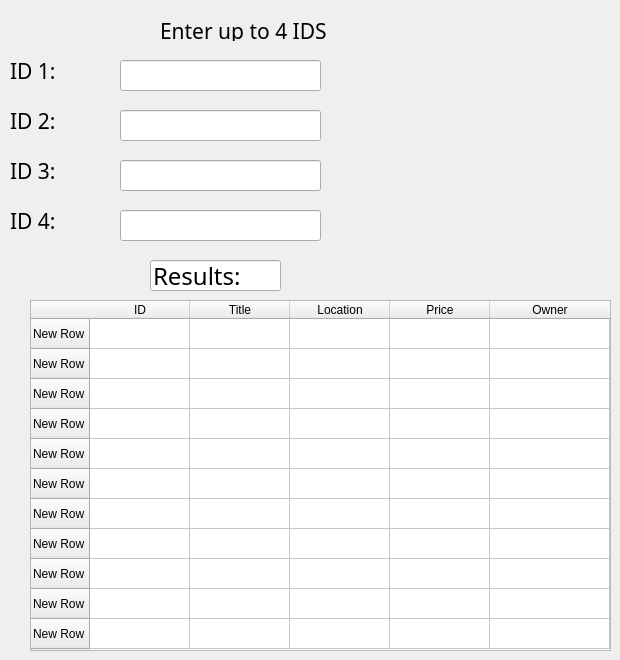
   <widget class="QWidget" name="comparePropFun">
    <widget class="QLabel" name="label_14">
     <property name="geometry">
      <rect>
       <x>10</x>
       <y>60</y>
       <width>81</width>
       <height>21</height>
      </rect>
     </property>
     <property name="font">
      <font>
       <family>Segoe Print</family>
       <pointsize>16</pointsize>
      </font>
     </property>
     <property name="text">
      <string>ID 1:</string>
     </property>
    </widget>
    <widget class="QLineEdit" name="id1">
     <property name="geometry">
      <rect>
       <x>120</x>
       <y>60</y>
       <width>201</width>
       <height>31</height>
      </rect>
     </property>
    </widget>
    <widget class="QLineEdit" name="id2">
     <property name="geometry">
      <rect>
       <x>120</x>
       <y>110</y>
       <width>201</width>
       <height>31</height>
      </rect>
     </property>
    </widget>
    <widget class="QLineEdit" name="id3">
     <property name="geometry">
      <rect>
       <x>120</x>
       <y>160</y>
       <width>201</width>
       <height>31</height>
      </rect>
     </property>
    </widget>
    <widget class="QLineEdit" name="id4">
     <property name="geometry">
      <rect>
       <x>120</x>
       <y>210</y>
       <width>201</width>
       <height>31</height>
      </rect>
     </property>
    </widget>
    <widget class="QLabel" name="label_18">
     <property name="geometry">
      <rect>
       <x>160</x>
       <y>20</y>
       <width>271</width>
       <height>21</height>
      </rect>
     </property>
     <property name="font">
      <font>
       <family>Segoe Print</family>
       <pointsize>16</pointsize>
      </font>
     </property>
     <property name="text">
      <string>Enter up to 4 IDS</string>
     </property>
    </widget>
    <widget class="QLabel" name="label_15">
     <property name="geometry">
      <rect>
       <x>10</x>
       <y>110</y>
       <width>81</width>
       <height>21</height>
      </rect>
     </property>
     <property name="font">
      <font>
       <family>Segoe Print</family>
       <pointsize>16</pointsize>
      </font>
     </property>
     <property name="text">
      <string>ID 2:</string>
     </property>
    </widget>
    <widget class="QLabel" name="label_16">
     <property name="geometry">
      <rect>
       <x>10</x>
       <y>160</y>
       <width>81</width>
       <height>21</height>
      </rect>
     </property>
     <property name="font">
      <font>
       <family>Segoe Print</family>
       <pointsize>16</pointsize>
      </font>
     </property>
     <property name="text">
      <string>ID 3:</string>
     </property>
    </widget>
    <widget class="QLabel" name="label_17">
     <property name="geometry">
      <rect>
       <x>10</x>
       <y>210</y>
       <width>81</width>
       <height>21</height>
      </rect>
     </property>
     <property name="font">
      <font>
       <family>Segoe Print</family>
       <pointsize>16</pointsize>
      </font>
     </property>
     <property name="text">
      <string>ID 4:</string>
     </property>
    </widget>
    <widget class="QLineEdit" name="lineEdit_8">
     <property name="geometry">
      <rect>
       <x>150</x>
       <y>260</y>
       <width>131</width>
       <height>31</height>
      </rect>
     </property>
     <property name="font">
      <font>
       <family>Segoe Print</family>
       <pointsize>18</pointsize>
      </font>
     </property>
     <property name="text">
      <string>Results:</string>
     </property>
    </widget>
    <widget class="QTableWidget" name="tableWidget_5">
     <property name="geometry">
      <rect>
       <x>30</x>
       <y>300</y>
       <width>581</width>
       <height>351</height>
      </rect>
     </property>
     <attribute name="horizontalHeaderStretchLastSection">
      <bool>true</bool>
     </attribute>
     <row>
      <property name="text">
       <string>New Row</string>
      </property>
     </row>
     <row>
      <property name="text">
       <string>New Row</string>
      </property>
     </row>
     <row>
      <property name="text">
       <string>New Row</string>
      </property>
     </row>
     <row>
      <property name="text">
       <string>New Row</string>
      </property>
     </row>
     <row>
      <property name="text">
       <string>New Row</string>
      </property>
     </row>
     <row>
      <property name="text">
       <string>New Row</string>
      </property>
     </row>
     <row>
      <property name="text">
       <string>New Row</string>
      </property>
     </row>
     <row>
      <property name="text">
       <string>New Row</string>
      </property>
     </row>
     <row>
      <property name="text">
       <string>New Row</string>
      </property>
     </row>
     <row>
      <property name="text">
       <string>New Row</string>
      </property>
     </row>
     <row>
      <property name="text">
       <string>New Row</string>
      </property>
     </row>
     <column>
      <property name="text">
       <string>ID</string>
      </property>
     </column>
     <column>
      <property name="text">
       <string>Title</string>
      </property>
     </column>
     <column>
      <property name="text">
       <string>Location</string>
      </property>
     </column>
     <column>
      <property name="text">
       <string>Price</string>
      </property>
     </column>
     <column>
      <property name="text">
       <string>Owner</string>
      </property>
     </column>
    </widget>
   </widget>
